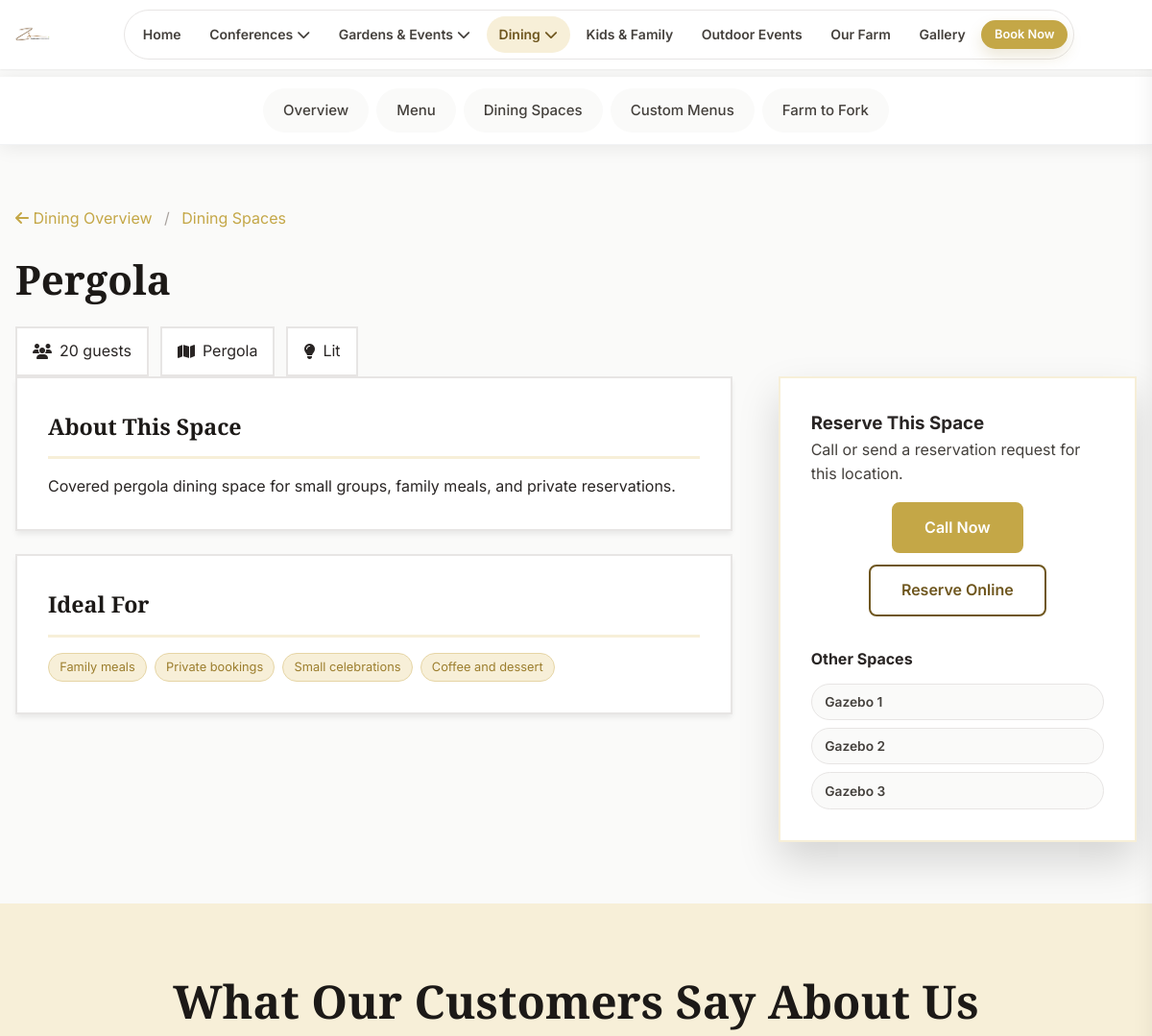
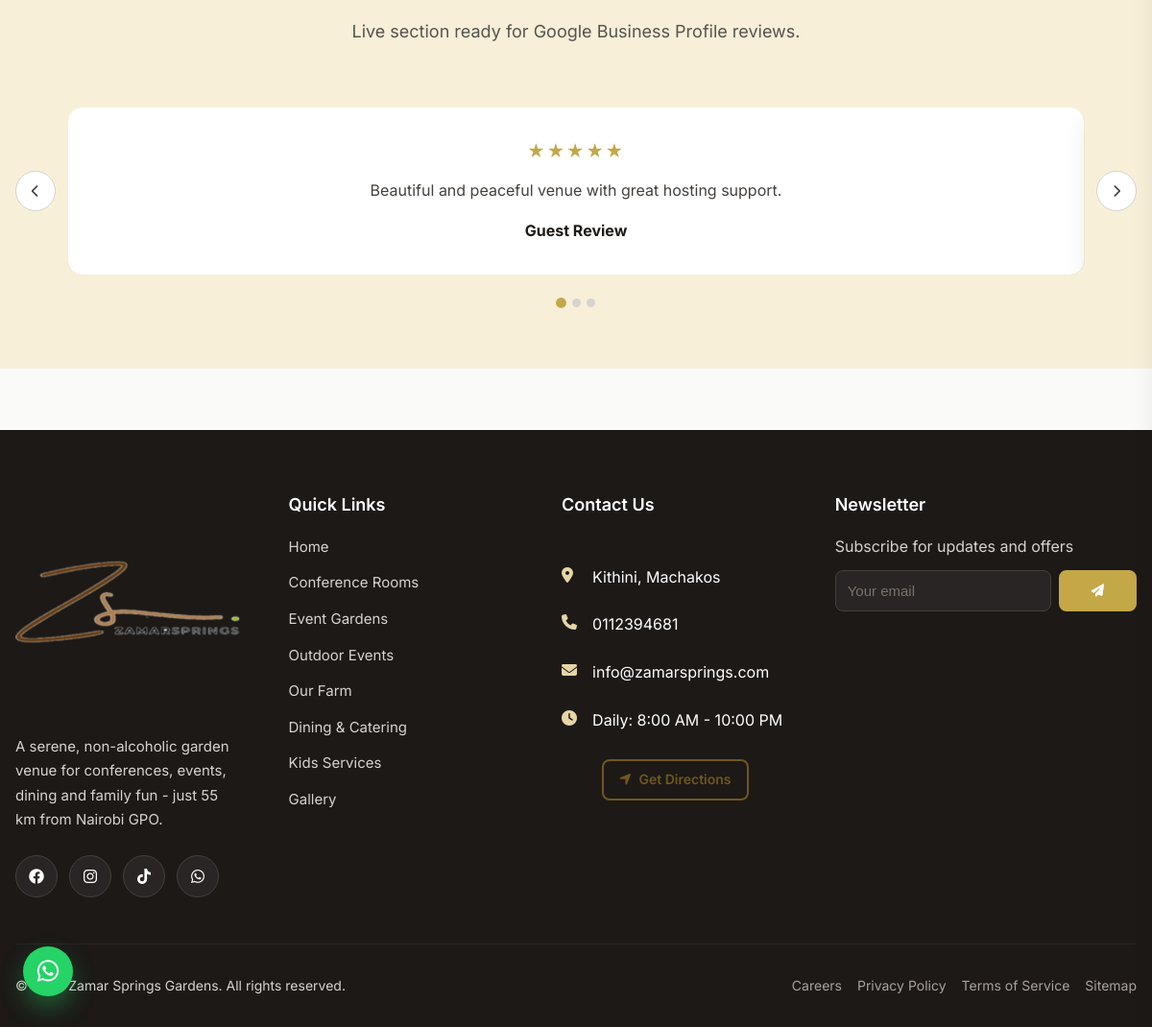
/dining/space/pergola/, run on the app's committed database (2 pictures, top to bottom).
### apps/dining/models.py (models this page shows, shortened)
class DiningSpace(models.Model):
    SPACE_TYPES = [
        ('pergola', 'Pergola'),
        ('gazebo', 'Gazebo'),
        ('garden', 'Garden Dining'),
    ]
    name = models.CharField(max_length=100)
    slug = models.SlugField(unique=True)
    space_type = models.CharField(max_length=20, choices=SPACE_TYPES)
    description = models.TextField()
    capacity = models.IntegerField(
        validators=[MinValueValidator(1)],
        help_text="Number of people"
    )
    ideal_for = models.TextField(
        help_text="Ideal occasions, one per line"
    )
    has_lighting = models.BooleanField(default=True)
    has_power = models.BooleanField(default=True)
    is_covered = models.BooleanField(default=True)
    is_private = models.BooleanField(default=True)
    is_featured = models.BooleanField(default=False)
    is_active = models.BooleanField(default=True)
    display_order = models.IntegerField(default=0)
    class Meta:
        verbose_name = "Dining Space"
        verbose_name_plural = "Dining Spaces"
        ordering = ['display_order']
    def get_ideal_for_list(self):
        if self.ideal_for:
            return [item.strip() for item in self.ideal_for.split('\n') if item.strip()]
        return []

### apps/dining/views.py (the view)
# urls.py: path('space/<slug:slug>/', views.space_detail, name='space_detail'),
def space_detail(request, slug):
    space = get_object_or_404(
        DiningSpace.objects.prefetch_related('gallery'),
        slug=slug,
        is_active=True
    )
    related_spaces = DiningSpace.objects.filter(
        is_active=True
    ).exclude(id=space.id).order_by('display_order')[:3]
    context = {
        'space': space,
        'related_spaces': related_spaces,
    }
    return render(request, 'dining/space_detail.html', context)

### apps/conferences/context_processors.py (called while the page is built)
def _ordered_conference_categories_queryset():
    return (
        ConferenceCategory.objects.filter(
            is_active=True,
            category_type__in=["board", "meeting", "hall"],
        )
        .annotate(
            sort_priority=Case(
                When(category_type="board", then=Value(1)),
                When(category_type="meeting", then=Value(2)),
                When(category_type="hall", then=Value(3)),
                default=Value(99),
                output_field=IntegerField(),
            )
        )
        .order_by("sort_priority", "display_order", "name")
    )

def conference_categories(request):
    return {
        "conference_categories": _ordered_conference_categories_queryset()
    }

### apps/gardens/context_processors.py (called while the page is built)
def gardens_categories(request):
    return {
        'gardens_categories': EventType.objects.filter(
            is_active=True
        ).order_by('category', 'display_order')
    }

### apps/dining/templates/dining/space_detail.html (shortened to what this page needs)
{% extends "dining/base.html" %}
{% load static %}
{% block dining_content %}
<section class="section-padding">
    <div class="container">
        <div class="room-detail-header">
            <nav style="margin-bottom: var(--space-4);">
                <a href="{% url 'dining:overview' %}" class="text-gold" style="text-decoration: none;">
                    <i class="fas fa-arrow-left"></i> Dining Overview
                </a>
                <span style="color: var(--neutral-400); margin: 0 var(--space-2);">/</span>
                <a href="{% url 'dining:spaces' %}" class="text-gold" style="text-decoration: none;">
                    Dining Spaces
                </a>
            </nav>
            <h1 class="room-detail-title">{{ space.name }}</h1>
            <div class="room-detail-meta">
                <div><i class="fas fa-users"></i><span>{{ space.capacity }} guests</span></div>
                <div><i class="fas fa-map"></i><span>{{ space.get_space_type_display }}</span></div>
                <div><i class="fas fa-lightbulb"></i><span>{% if space.has_lighting %}Lit{% else %}No fixed lighting{% endif %}</span></div>
            </div>
        </div>
        <div class="room-detail-content">
            <div>
                <section class="detail-section">
                    <h3>About This Space</h3>
                    <p>{{ space.description }}</p>
                </section>
                <section class="detail-section">
                    <h3>Ideal For</h3>
                    <div class="space-ideal-list">
                        {% for item in space.get_ideal_for_list %}
                        <span class="space-ideal-item">{{ item }}</span>
                        {% empty %}
                        <span class="space-ideal-item">Casual dining</span>
                        {% endfor %}
                    </div>
                </section>
            </div>
            <aside class="booking-sidebar">
                <h3>Reserve This Space</h3>
                <p style="margin-bottom: var(--space-4); color: var(--neutral-700);">Call or send a reservation request for this location.</p>
                <div class="room-actions">
                    <a href="tel:+254112394681" class="btn btn-gold">Call Now</a>
                    <a href="{% url 'dining:overview' %}#reservation" class="btn btn-outline-gold">Reserve Online</a>
                </div>
                {% if related_spaces %}
                <div style="margin-top: var(--space-6);">
                    <h4 style="margin-bottom: var(--space-3);">Other Spaces</h4>
                    <div style="display: grid; gap: var(--space-2);">
                        {% for related in related_spaces %}
                        <a href="{% url 'dining:space_detail' related.slug %}" class="facility-nav-link">{{ related.name }}</a>
                        {% endfor %}
                    </div>
                </div>
                {% endif %}
            </aside>
        </div>
    </div>
</section>
{% endblock %}

### static/css/style.css (style rules this page uses)
:root { --gold-light: #f7efd8; --gold-medium: #e6d5a5; --gold-dark: #c4a747; --gold-darker: #9c7e2e; --gold-accessible: #6f571f; --gold-accent: #ffd700; --neutral-50: #fafaf9; --neutral-100: #f5f5f4; --neutral-200: #e7e5e4; --neutral-300: #d6d3d1; --neutral-400: #a8a29e; --neutral-500: #78716c; --neutral-600: #57534e; --neutral-700: #44403c; --neutral-800: #292524; --neutral-900: #1c1917; --font-sans: 'Inter', -apple-system, BlinkMacSystemFont, 'Segoe UI', Roboto, sans-serif; --font-serif: 'Playfair Display', Georgia, serif; --space-1: 0.25rem; --space-2: 0.5rem; --space-3: 0.75rem; --space-4: 1rem; --space-5: 1.5rem; --space-6: 2rem; --space-8: 3rem; --space-10: 4rem; --space-12: 6rem; }
* { margin: 0; padding: 0; box-sizing: border-box; }
html { font-size: 16px; scroll-behavior: smooth; }
body { font-family: var(--font-sans); line-height: 1.6; color: var(--neutral-800); background: var(--neutral-50); }
.container { width: 100%; max-width: 1200px; margin: 0 auto; padding: 0 var(--space-4); }
.section-padding { padding: var(--space-10) 0; }
.text-gold { color: var(--gold-dark); }
.btn { display: inline-flex; align-items: center; justify-content: center; gap: 0.5rem; padding: var(--space-3) var(--space-6); font-family: var(--font-sans); font-weight: 600; text-decoration: none; border-radius: 0.5rem; border: none; cursor: pointer; transition: all 0.3s ease; white-space: nowrap; max-width: 100%; }
.btn-gold { background: var(--gold-dark); color: white !important; border: 2px solid var(--gold-dark); }
.btn-outline-gold { background: transparent; color: var(--gold-accessible); border: 2px solid var(--gold-accessible); }
.facility-cta, .room-actions { display: flex; flex-wrap: wrap; gap: var(--space-3); justify-content: center; align-items: stretch; }

### static/css/dining.css (style rules this page uses)
:root { --dining-primary: var(--gold-dark); --dining-secondary: var(--gold-light); --dining-accent: var(--gold-medium); --dining-success: #7aa163; --card-shadow: 0 4px 6px -1px rgba(0, 0, 0, 0.08); --card-shadow-hover: 0 12px 24px rgba(0, 0, 0, 0.12); --card-shadow-elevated: 0 20px 40px rgba(0, 0, 0, 0.15); --transition-smooth: all 0.3s cubic-bezier(0.4, 0, 0.2, 1); --transition-bounce: all 0.5s cubic-bezier(0.68, -0.55, 0.265, 1.55); }
.food-ingredients-list, .space-ideal-list, .menu-item-ingredients { display: flex; flex-wrap: wrap; gap: 0.5rem; }
.food-ingredient, .space-ideal-item, .menu-item-ingredient { background: var(--gold-light); color: var(--gold-darker); padding: 0.25rem 0.7rem; border-radius: 999px; font-size: 0.8rem; border: 1px solid var(--gold-medium); }
.detail-section { background: white; padding: var(--space-6); border-radius: var(--radius-xl); box-shadow: var(--card-shadow); border: 2px solid var(--neutral-200); margin-bottom: var(--space-5); }
.detail-section h3 { font-family: var(--font-serif); font-size: 1.45rem; color: var(--neutral-900); margin-bottom: var(--space-4); padding-bottom: var(--space-3); border-bottom: 3px solid var(--gold-light); }
.room-detail-title { font-family: var(--font-serif); font-size: clamp(1.9rem, 3.5vw, 2.8rem); color: var(--neutral-900); margin-bottom: var(--space-4); }
.room-detail-meta { display: flex; flex-wrap: wrap; gap: var(--space-3); }
.room-detail-meta > div { display: flex; align-items: center; gap: var(--space-2); padding: 0.7rem 1rem; background: white; border-radius: var(--radius-lg); border: 2px solid var(--neutral-200); }
.room-detail-content { display: grid; grid-template-columns: 1fr; gap: var(--space-6); }
.booking-sidebar { background: white; border-radius: var(--radius-xl); padding: var(--space-6); box-shadow: var(--card-shadow-elevated); border: 2px solid var(--gold-light); position: sticky; top: 120px; }
.facility-nav-link { display: inline-flex; align-items: center; padding: 0.45rem 0.85rem; border-radius: 999px; background: var(--neutral-50); border: 1px solid var(--neutral-200); color: var(--neutral-700); text-decoration: none; font-size: 0.86rem; font-weight: 600; transition: var(--transition-smooth); }
@media (min-width: 900px) { .room-detail-content { grid-template-columns: 2fr 1fr; gap: var(--space-8); } }

### data on the page
DiningSpace: name "Pergola", capacity "20", space_type "Pergola", description "Covered pergola dining space for small groups, family meals, and private reservations."
DiningSpace: name "Gazebo 1"
DiningSpace: name "Gazebo 2"
DiningSpace: name "Gazebo 3"

### other printed values
{{ item }} "Family meals" "Private bookings" "Small celebrations" "Coffee and dessert"
